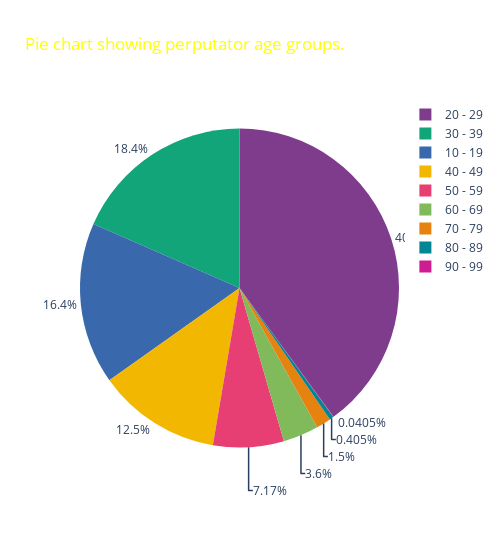

The code cell stored with this chart in its notebook:
### Code cell


### Figure 1 — Plotly figure (JSON) as saved in the notebook; plotly's stock layout.template omitted (floating-point values rounded to 4 significant figures)
{"data": [{"domain": {"x": [0, 1], "y": [0, 1]}, "hoverinfo": "value", "hovertemplate": "norm_age=%{label}<br>Total number=%{value}<extra></extra>", "labels": ["10 - 19", "20 - 29", "30 - 39", "40 - 49", "50 - 59", "60 - 69", "70 - 79", "80 - 89", "90 - 99"], "legendgroup": "", "name": "", "showlegend": true, "textposition": "outside", "type": "pie", "values": [405, 987, 455, 309, 177, 89, 37, 10, 1]}], "layout": {"legend": {"tracegroupgap": 0}, "piecolorway": ["rgb(127, 60, 141)", "rgb(17, 165, 121)", "rgb(57, 105, 172)", "rgb(242, 183, 1)", "rgb(231, 63, 116)", "rgb(128, 186, 90)", "rgb(230, 131, 16)", "rgb(0, 134, 149)", "rgb(207, 28, 144)", "rgb(249, 123, 114)", "rgb(165, 170, 153)"], "title": {"text": "<span style=\"color:yellow\">Pie chart showing perputator age groups.</span>"}, "width": 500}}
